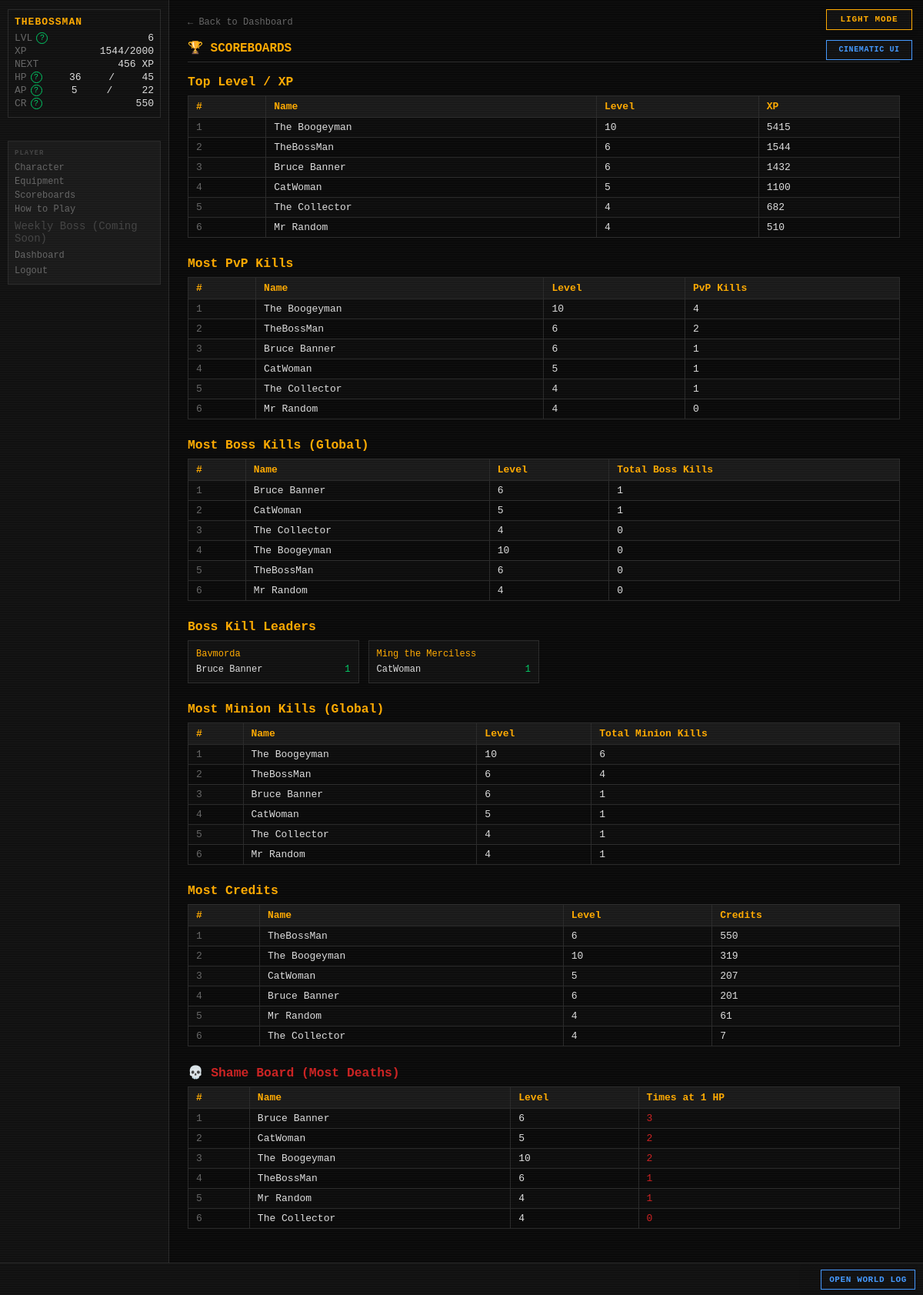
/scoreboards (signed in), run on an earlier commit of the app's database.
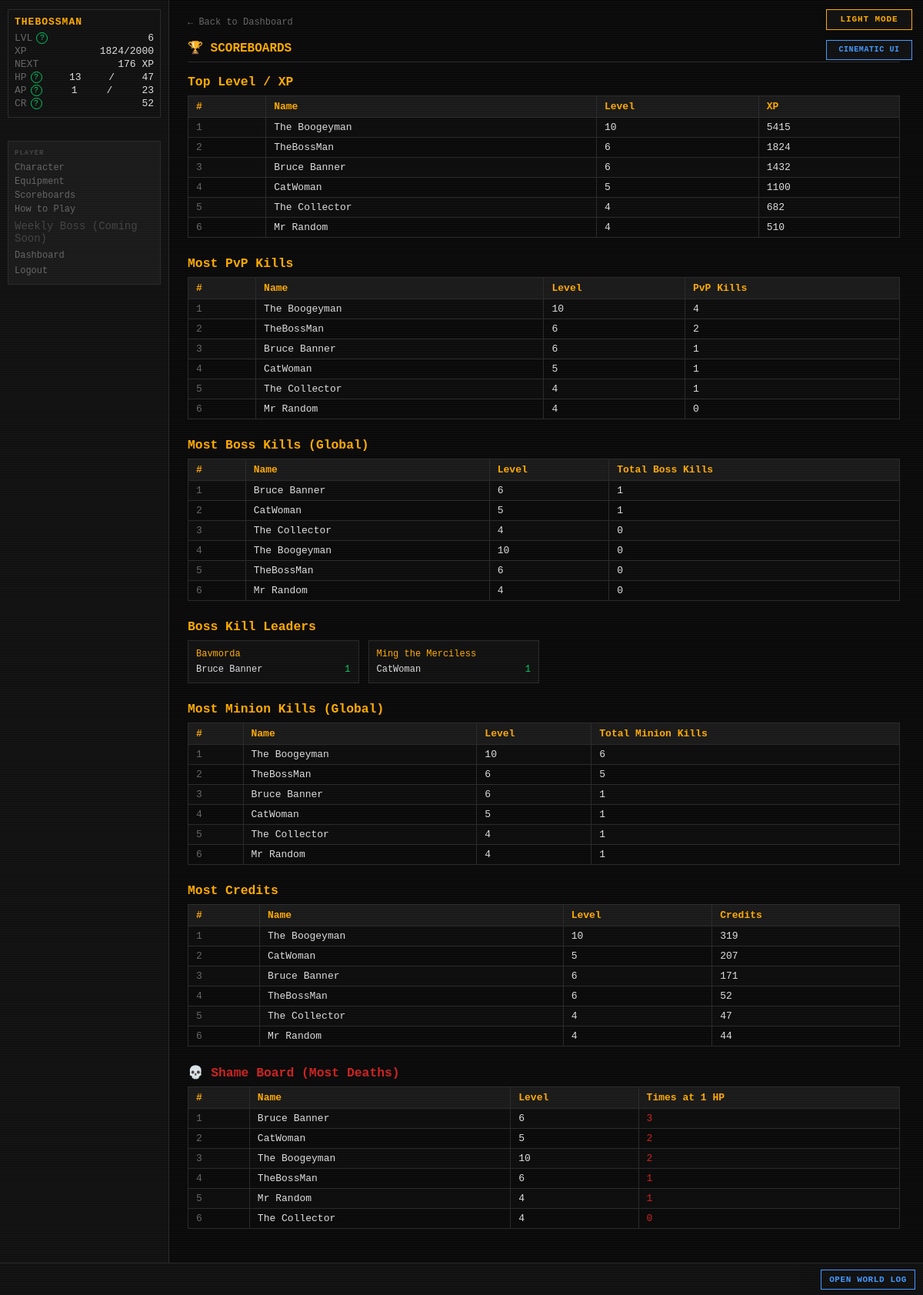
And on a later commit of the database.
### tables this page shows
CREATE TABLE players (
    id                  INTEGER PRIMARY KEY AUTOINCREMENT,
    username            TEXT    UNIQUE NOT NULL,
    password_hash       TEXT    NOT NULL,
    email               TEXT    UNIQUE NOT NULL,
    character_name      TEXT    NOT NULL,
    sex                 TEXT    NOT NULL,
    class_id            INTEGER REFERENCES classes(id),
    str_stat            INTEGER NOT NULL DEFAULT 1,
    end_stat            INTEGER NOT NULL DEFAULT 1,
    agi_stat            INTEGER NOT NULL DEFAULT 1,
    lck_stat            INTEGER NOT NULL DEFAULT 1,
    per_stat            INTEGER NOT NULL DEFAULT 1,
    level               INTEGER NOT NULL DEFAULT 1,
    xp                  INTEGER NOT NULL DEFAULT 0,
    current_hp          INTEGER NOT NULL,
    current_ap          INTEGER NOT NULL,
    credits             INTEGER NOT NULL DEFAULT 25,
    equipped_weapon_id  INTEGER REFERENCES inventory_items(id),
    equipped_armor_id   INTEGER REFERENCES inventory_items(id),
    equipped_special_id INTEGER REFERENCES inventory_items(id),
    in_combat           INTEGER NOT NULL DEFAULT 0,
    pending_levelup     INTEGER NOT NULL DEFAULT 0,
    combat_preference   TEXT    NOT NULL DEFAULT "Balanced",
    is_banned           INTEGER NOT NULL DEFAULT 0,
    retired_at          TEXT,
    last_login_at       TEXT,
    created_at          TEXT    NOT NULL DEFAULT (datetime('now'))
);

CREATE TABLE player_stats (
    player_id            INTEGER PRIMARY KEY REFERENCES players(id),
    pvp_kills            INTEGER NOT NULL DEFAULT 0,
    times_reduced_to_1hp INTEGER NOT NULL DEFAULT 0,
    updated_at           TEXT    NOT NULL DEFAULT (datetime('now'))
);

CREATE TABLE bosses (
    id                          INTEGER PRIMARY KEY AUTOINCREMENT,
    name                        TEXT    UNIQUE NOT NULL,
    is_active                   INTEGER NOT NULL DEFAULT 1,
    level                       INTEGER NOT NULL,
    str_stat                    INTEGER NOT NULL,
    end_stat                    INTEGER NOT NULL,
    agi_stat                    INTEGER NOT NULL,
    lck_stat                    INTEGER NOT NULL,
    per_stat                    INTEGER NOT NULL,
    max_hp                      INTEGER NOT NULL,
    phase2_hp_percent           INTEGER NOT NULL,
    phase3_hp_percent           INTEGER NOT NULL,
    special_attack_name         TEXT    NOT NULL,
    special_attack_die          TEXT    NOT NULL,
    special_attack_damage_type  TEXT    NOT NULL,
    special_attack_flavor       TEXT    NOT NULL,
    special_buff_name           TEXT    NOT NULL,
    special_buff_type           TEXT    NOT NULL,
    special_buff_value          REAL    NOT NULL,
    special_buff_damage_type    TEXT,
    special_buff_flavor         TEXT    NOT NULL,
    res_blade     INTEGER NOT NULL DEFAULT 0,
    res_blunt     INTEGER NOT NULL DEFAULT 0,
    res_ballistic INTEGER NOT NULL DEFAULT 0,
    res_energy    INTEGER NOT NULL DEFAULT 0,
    res_arcane    INTEGER NOT NULL DEFAULT 0,
    res_explosive INTEGER NOT NULL DEFAULT 0,
    res_venom     INTEGER NOT NULL DEFAULT 0,
    weak_blade    INTEGER NOT NULL DEFAULT 0,
    weak_blunt    INTEGER NOT NULL DEFAULT 0,
    weak_ballistic INTEGER NOT NULL DEFAULT 0,
    weak_energy   INTEGER NOT NULL DEFAULT 0,
    weak_arcane   INTEGER NOT NULL DEFAULT 0,
    weak_explosive INTEGER NOT NULL DEFAULT 0,
    weak_venom    INTEGER NOT NULL DEFAULT 0,
    drop_weapon_chance       REAL    NOT NULL,
    drop_armor_chance        REAL    NOT NULL,
    drop_special_item_chance REAL    NOT NULL,
    drop_credit_min          INTEGER NOT NULL,
    drop_credit_max          INTEGER NOT NULL,
    flavor_text              TEXT    NOT NULL,
    imported_at              TEXT    NOT NULL DEFAULT (datetime('now'))
, description TEXT NOT NULL DEFAULT '');

CREATE TABLE boss_instances (
    id                  INTEGER PRIMARY KEY AUTOINCREMENT,
    player_id           INTEGER NOT NULL REFERENCES players(id),
    boss_id             INTEGER NOT NULL REFERENCES bosses(id),
    current_hp          INTEGER NOT NULL,
    encounter_max_hp    INTEGER,
    special_attack_used INTEGER NOT NULL DEFAULT 0,
    special_buff_used   INTEGER NOT NULL DEFAULT 0,
    current_phase       INTEGER NOT NULL DEFAULT 1,
    discovered_at       TEXT    NOT NULL DEFAULT (datetime('now')),
    kill_count          INTEGER NOT NULL DEFAULT 0,
    UNIQUE(player_id, boss_id)
);

### routes/scoreboards.py (the view)
@bp.route("/scoreboards")
def index():
    settings      = get_all_settings()
    inactive_days = settings.get("INACTIVE_DAYS_THRESHOLD", cfg.INACTIVE_DAYS_THRESHOLD)
    cutoff_expr   = f"datetime('now', '-{inactive_days} days')"
    top_level      = _top_level_xp(cutoff_expr)
    top_pvp_kills  = _top_pvp_kills(cutoff_expr)
    top_boss_global= _top_boss_kills_global(cutoff_expr)
    top_boss_each  = _top_boss_kills_per_boss(cutoff_expr)
    top_minion_gl  = _top_minion_kills_global(cutoff_expr)
    top_minion_each= _top_minion_kills_per_minion(cutoff_expr)
    top_credits    = _top_credits(cutoff_expr)
    shame_board    = _shame_board(cutoff_expr)
    return render_template(
        "scoreboards/scoreboards.html",
        top_level=top_level,
        top_pvp_kills=top_pvp_kills,
        top_boss_global=top_boss_global,
        top_boss_each=top_boss_each,
        top_minion_global=top_minion_gl,
        top_minion_each=top_minion_each,
        top_credits=top_credits,
        shame_board=shame_board,
    )

### templates/scoreboards/scoreboards.html (shortened to what this page needs)
{% extends "base.html" %}
{% block content %}
<div id="page-content">
    <a href="{{ url_for('dashboard.index') }}" class="back-link">← Back to Dashboard</a>
    <h2 class="page-title">🏆 SCOREBOARDS</h2>
    <h3 style="color:var(--amber);margin-bottom:8px;">Top Level / XP</h3>
    {% if top_level %}
    <table style="margin-bottom:24px;">
        <tr><th>#</th><th>Name</th><th>Level</th><th>XP</th></tr>
        {% for p in top_level %}
        <tr>
            <td style="color:var(--grey)">{{ loop.index }}</td>
            <td>{{ p.character_name }}</td>
            <td>{{ p.level }}</td>
            <td>{{ p.xp }}</td>
        </tr>
        {% endfor %}
    </table>
    {% else %}
    <p style="color:var(--grey);margin-bottom:24px;">No data yet.</p>
    {% endif %}
    <h3 style="color:var(--amber);margin-bottom:8px;">Most PvP Kills</h3>
    {% if top_pvp_kills %}
    <table style="margin-bottom:24px;">
        <tr><th>#</th><th>Name</th><th>Level</th><th>PvP Kills</th></tr>
        {% for p in top_pvp_kills %}
        <tr>
            <td style="color:var(--grey)">{{ loop.index }}</td>
            <td>{{ p.character_name }}</td>
            <td>{{ p.level }}</td>
            <td>{{ p.pvp_kills }}</td>
        </tr>
        {% endfor %}
    </table>
    {% else %}
    <p style="color:var(--grey);margin-bottom:24px;">No data yet.</p>
    {% endif %}
    <h3 style="color:var(--amber);margin-bottom:8px;">Most Boss Kills (Global)</h3>
    {% if top_boss_global %}
    <table style="margin-bottom:24px;">
        <tr><th>#</th><th>Name</th><th>Level</th><th>Total Boss Kills</th></tr>
        {% for p in top_boss_global %}
        <tr>
            <td style="color:var(--grey)">{{ loop.index }}</td>
            <td>{{ p.character_name }}</td>
            <td>{{ p.level }}</td>
            <td>{{ p.total_kills }}</td>
        </tr>
        {% endfor %}
    </table>
    {% else %}
    <p style="color:var(--grey);margin-bottom:24px;">No data yet.</p>
    {% endif %}
    {% if top_boss_each %}
    <h3 style="color:var(--amber);margin-bottom:8px;">Boss Kill Leaders</h3>
    <div style="display:grid;grid-template-columns:repeat(auto-fill,minmax(220px,1fr));gap:12px;margin-bottom:24px;">
        {% for boss_name, players in top_boss_each.items() %}
        <div style="background:var(--bg-panel);border:1px solid var(--border);padding:10px;">
            <div style="color:var(--amber);margin-bottom:6px;font-size:12px;">{{ boss_name }}</div>
            {% for p in players %}
            <div style="display:flex;justify-content:space-between;font-size:12px;">
                <span>{{ p.character_name }}</span>
                <span style="color:var(--green)">{{ p.kill_count }}</span>
            </div>
            {% endfor %}
        </div>
        {% endfor %}
    </div>
    {% endif %}
    <h3 style="color:var(--amber);margin-bottom:8px;">Most Minion Kills (Global)</h3>
    {% if top_minion_global %}
    <table style="margin-bottom:24px;">
        <tr><th>#</th><th>Name</th><th>Level</th><th>Total Minion Kills</th></tr>
        {% for p in top_minion_global %}
        <tr>
            <td style="color:var(--grey)">{{ loop.index }}</td>
            <td>{{ p.character_name }}</td>
            <td>{{ p.level }}</td>
            <td>{{ p.total_kills }}</td>
        </tr>
        {% endfor %}
    </table>
    {% else %}
    <p style="color:var(--grey);margin-bottom:24px;">No data yet.</p>
    {% endif %}
    <h3 style="color:var(--amber);margin-bottom:8px;">Most Credits</h3>
    {% if top_credits %}
    <table style="margin-bottom:24px;">
        <tr><th>#</th><th>Name</th><th>Level</th><th>Credits</th></tr>
        {% for p in top_credits %}
        <tr>
            <td style="color:var(--grey)">{{ loop.index }}</td>
            <td>{{ p.character_name }}</td>
            <td>{{ p.level }}</td>
            <td>{{ p.credits }}</td>
        </tr>
        {% endfor %}
    </table>
    {% else %}
    <p style="color:var(--grey);margin-bottom:24px;">No data yet.</p>
    {% endif %}
    <h3 style="color:var(--red);margin-bottom:8px;">💀 Shame Board (Most Deaths)</h3>
    {% if shame_board %}
    <table style="margin-bottom:24px;">
        <tr><th>#</th><th>Name</th><th>Level</th><th>Times at 1 HP</th></tr>
        {% for p in shame_board %}
        <tr>
            <td style="color:var(--grey)">{{ loop.index }}</td>
            <td>{{ p.character_name }}</td>
            <td>{{ p.level }}</td>
            <td style="color:var(--red)">{{ p.times_reduced_to_1hp }}</td>
        </tr>
        {% endfor %}
    </table>
    {% else %}
    <p style="color:var(--grey);margin-bottom:24px;">No data yet.</p>
    {% endif %}
</div>
{% endblock %}

### templates/base.html (shortened to what this page needs)
<!DOCTYPE html>
<html lang="en">
<head>
<link rel="stylesheet" href="{{ url_for('static', filename='style.css') }}">
</head>
<body class="{{ 'authenticated' if player else 'auth-page' }} {% block body_class %}{% endblock %}">
{% if settings.get('ALLOW_PLAYER_COLOR_OVERRIDE', true) %}<button id="theme-toggle" type="button" aria-label="Switch color theme" aria-pressed="false">
</button>{% endif %}
{% if settings.get('ALLOW_PLAYER_INTERFACE_OVERRIDE', true) %}
<button id="interface-toggle" type="button" aria-label="Switch interface style" aria-pressed="false">
</button>
{% endif %}
{% if player %}
<div id="left-col">
    <div id="status-block">
        <div class="status-name">{{ player.character_name }}</div>
        <div class="status-line">
            <span class="label">LVL</span>
            <span id="status-level">{{ player.level }}</span>
        </div>
        <div class="status-line">
            <span class="label">XP</span>
            <span><span id="status-xp">{{ player.xp }}</span><span id="status-xp-threshold">{% if player.get('next_level_xp') is not none %}/{{ player.get('next_level_xp') }}{% endif %}</span></span>
        </div>
        <div class="status-line" title="Experience still needed to reach level {{ player.level + 1 }}">
            <span class="label">NEXT</span>
            <span id="status-xp-next">{% if player.get('xp_to_next_level') is none %}MAX{% elif player.get('xp_to_next_level') <= 0 %}LEVEL UP{% else %}{{ player.get('xp_to_next_level') }} XP{% endif %}</span>
        </div>
        <div class="status-line">
            <span class="label">HP</span>
            <span id="status-hp">{{ player.current_hp }}</span>/<span id="status-maxhp">{{ player.max_hp }}</span>
        </div>
        <div class="status-line">
            <span class="label">AP</span>
            <span id="status-ap">{{ player.current_ap }}</span>/<span id="status-maxap">{{ player.max_ap }}</span>
        </div>
        <div class="status-line">
            <span class="label">CR</span>
            <span id="status-credits">{{ player.credits }}</span>
        </div>
    </div>
    <nav id="left-nav">
        <span class="nav-heading">PLAYER</span>
        <a href="{{ url_for('character.index') }}">Character</a>
        <a href="{{ url_for('character.equipment') }}">Equipment</a>
        <a href="{{ url_for('scoreboards.index') }}">Scoreboards</a>
        <a href="{{ url_for('feeds.game_help') }}">How to Play</a>
        <span class="nav-link-disabled" title="A shared weekly encounter is being designed.">Weekly Boss (Coming Soon)</span>
        <a href="{{ url_for('dashboard.index') }}">Dashboard</a>
        <form action="{{ url_for('auth.logout') }}" method="POST" style="margin:0">
            <button type="submit" class="nav-link-btn">Logout</button>
        </form>
    </nav>
</div>
{% endif %}
<div id="main">
    {% block content %}{% endblock %}
</div>
{% if player %}
<div id="ticker-wrap">
    <a id="ticker-log-link" href="{{ url_for('feeds.global_log') }}" title="Open the complete World Log">OPEN WORLD LOG</a>
    <div id="ticker">
    </div>
</div>
{% endif %}
</body>
</html>

What changed in the data, as far as the page shows it:
changed players "TheBossMan": xp "1544" → "1824"; current_hp "36" → "13"; current_ap "5" → "1"; credits "550" → "52"; total_kills "4" → "5"; moves down the list
changed players "Bruce Banner": credits "201" → "171"
changed players "The Collector": credits "7" → "47"; moves up the list
changed players "Mr Random": credits "61" → "44"
Also different on the page:
{{ player.get('xp_to_next_level') }}: "456" → "176"
{{ player.max_hp }}: "45" → "47"
{{ player.max_ap }}: "22" → "23"
